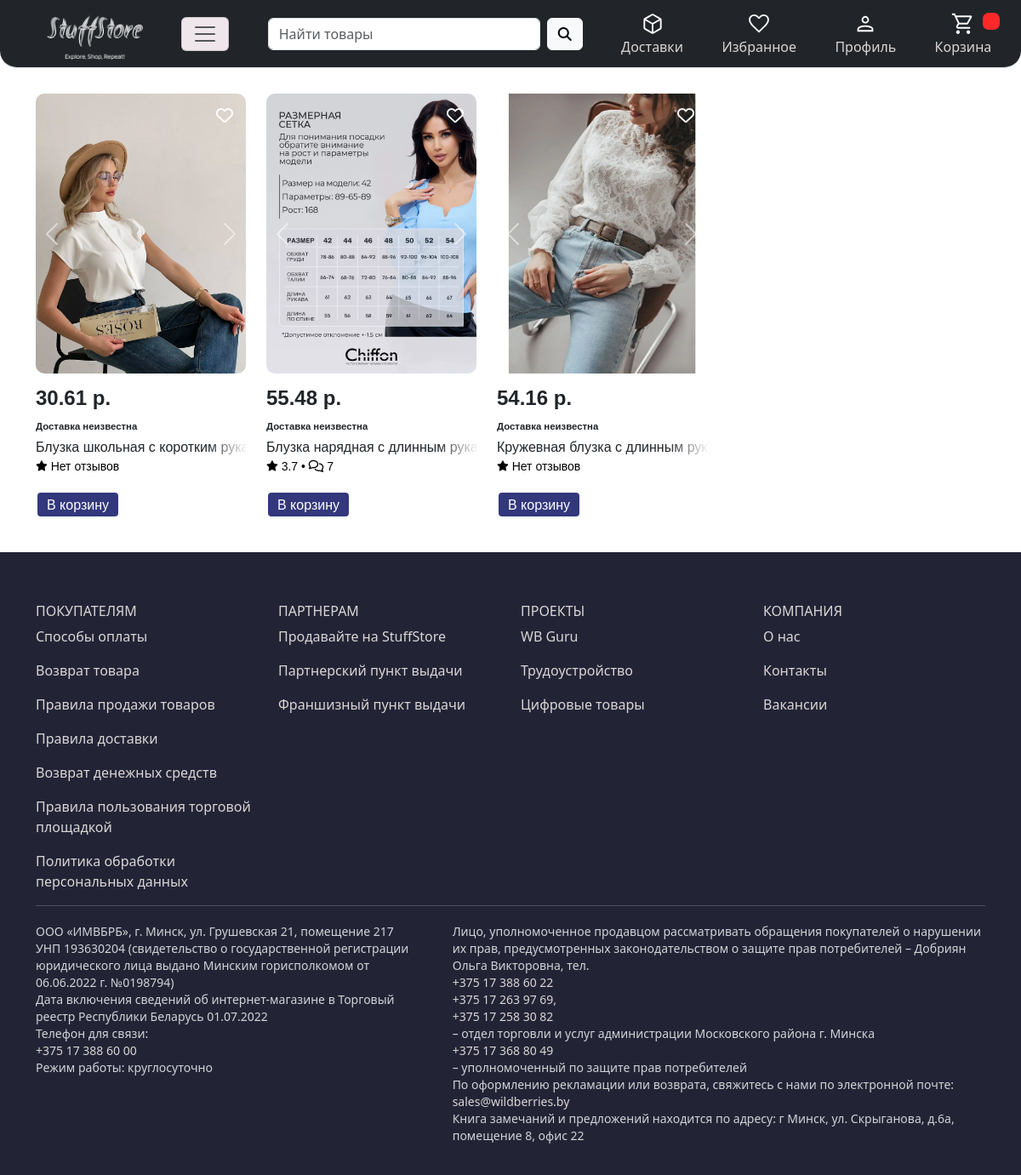
The page / on the database its author committed.
### products/models.py (models this page shows, shortened)
class Product(models.Model):
    name = models.CharField(max_length=128)
    price = models.DecimalField(max_digits=10, decimal_places=2)
    description = models.TextField()
    quantity = models.PositiveIntegerField(default=0)
    slug = models.SlugField(max_length=255, unique=True, db_index=True)
    subcategory = models.ForeignKey(to=SubCategory, on_delete=models.PROTECT)
    def get_absolute_url(self):
        return reverse('products:product_page', kwargs={'subcategory_slug': self.subcategory.slug, 'product_id': self.pk})
    def get_avg_rating(self):
        avg_rating = self.reviews.aggregate(avg_rating=Avg('rating'))['avg_rating']
        return avg_rating

class ProductImages(models.Model):
    product = models.ForeignKey(to=Product, on_delete=models.PROTECT, related_name='images')
    image = models.ImageField(upload_to='products_images')

### reviews/models.py (models this page shows)
class Review(models.Model):
    product = models.ForeignKey('products.Product', on_delete=models.CASCADE, related_name='reviews', verbose_name='Товар')
    rating = models.PositiveSmallIntegerField(validators=[
        MinValueValidator(1),
        MaxValueValidator(5),
    ])
    user = models.ForeignKey('users.User', on_delete=models.SET_NULL, null=True, related_name='reviews', verbose_name='Пользователь')
    date = models.DateTimeField(auto_now_add=True, verbose_name='Время отзыва')
    description = models.TextField()
    class Meta:
        ordering = ['-date', ]

### products/views.py (the view)
# urls.py: path('', MainView.as_view(), name='home'),
class MainView(BaseMixin, ListView):
    model = Product
    template_name = 'products/main.html'
    def get_context_data(self, *, object_list=None, **kwargs):
        context = super(MainView, self).get_context_data()
        context['title'] = 'StuffStore'
        if not isinstance(self.request.user, AnonymousUser):
            context['basket_products'] = Basket.objects.filter(user=self.request.user)
            context['all_basket_products'] = context['basket_products'].count()
            context['favorites_products'] = list(*list(zip(*Favorites.objects.filter(user=self.request.user).values_list('product'))))
        return context

### products/mixins.py (called while the page is built)
    def get_context_data(self, **kwargs):
        context = super(BaseMixin, self).get_context_data(**kwargs)
        context.update({'title': self.title, 'categories': Category.objects.all(),
                        'subcategories': SubCategory.objects.all(),
                        'navbar': navbar_list, 'footer': footer_list,
                        'logo': payment_list, 'bought_cards': cards, 'shopping': shopping_cards,
                        'payment_list': favourite_cards,
                        })
        if not isinstance(self.request.user, AnonymousUser):
            context['basket_counter'] = Basket.objects.filter(user=self.request.user).count()
        return context

### products/models.py (called while the page is built)
    def get_absolute_url(self):
        return reverse('products:catalog', kwargs={'subcategory_slug': self.slug})

### products/templatetags/custom_tags.py (called while the page is built)
@register.simple_tag
def find_product_in_basket(product, basket):
    try:
        return basket.get(product=product)
    except:
        return False

@register.inclusion_tag('products/templatetags/card_of_product.html')
def cards_of_products(data, user=None):
    context = {'products': data, 'user': user}
    if user:
        context['basket_products'] = Basket.objects.filter(user=user)
        context['favorites_products'] = list(*list(zip(*Favorites.objects.filter(user=user).values_list('product'))))
    return context

### products/templates/products/main.html
{% extends 'products/base.html' %}
{% load custom_tags %}
{% block content %}
{% cards_of_products object_list user.id %}
{% endblock content %}

### products/templates/products/templatetags/card_of_product.html (shortened to what this page needs)
{% load custom_tags %}
<div class="row row-cols-auto" style="margin-top: 30px">
    {% for product in products %}
    <div class="col" style="cursor: pointer; margin-bottom: 20px;">
        <div class="card border-0" style="width: 247px; height: 467px">
            <a href="{% url 'basket:add_product_to_favorites' product.pk %}">
                <i class="{% if product.pk in favorites_products %}fa-solid{% else %}fa-regular{% endif %} fa-heart fa-lg add_to_favourite"
                    style="color: rgb(255, 255, 255); position: absolute; top: 10px; z-index: 1000; right: 10px; margin: 15px 5px 0px 0px;"></i></a>
            <div id="carousel-{{ product.id }}" class="carousel slide carousel-fade">
                <div class="carousel-inner">
                    {% for image in product.images.all %}
                    {% if image %}
                    <div class="carousel-item {% if forloop.first %}active{% endif %}">
                        <div class="image-wrapper">
                            <a href="{{ product.get_absolute_url }}">
                                <img src="{{ image.image.url }}" class="d-block w-100 card-img-top"
                                    style="border-radius: 10px; width: 330px;" alt="Image">
                            </a>
                        </div>
                    </div>
                    {% endif %}
                    {% endfor %}
                </div>
                <button class="carousel-control-prev" type="button" data-bs-target="#carousel-{{ product.id }}"
                    data-bs-slide="prev">
                    <span class="carousel-control-prev-icon" aria-hidden="true"></span>
                </button>
                <button class="carousel-control-next" type="button" data-bs-target="#carousel-{{ product.id }}"
                    data-bs-slide="next">
                    <span class="carousel-control-next-icon" aria-hidden="true"></span>
                </button>
            </div>
            <div class="card-body"
                style="overflow: hidden; padding-top: 5px; padding-bottom: 0px; padding-left: 0; margin-top: 0;">
                <h5 class="card-title" style="font-size: 24px; margin-top: 10px">
                    <b>{{ product.price }} р.</b>
                </h5>
                <p style="margin: 0; font-size: small;"><small><b>Доставка неизвестна</b></small></p>
                <p class="card-text" style="margin-bottom: 0; white-space: nowrap; margin-top: 3px;">
                    <span class="blur" style="width: 250px">{{ product.name }}</span>
                </p>
                <div style="display: flex;">
                    <div style="font-size: 14px;"><a href="#reviews" style="color: black;">
                            {% if product.reviews.all|length > 0 %}
                            {{ product.get_avg_rating|floatformat }} &#8226;
                            <i class="fa-regular fa-comments"></i> {{ product.reviews.all|length }}</a>
                        {% else %}
                        Нет отзывов
                        {% endif %}
                    </div>
                </div>
            </div>
        </div>
        <div id="in_basket_{{product.pk}}">
            {% find_product_in_basket product basket_products as product_in_basket %}
            {% if not product_in_basket %}
            <div id="product_not_in_basket_{{product.pk}}">
                <a id="inBasket" class="btn btn-primary-link"
                    style="background-color: rgb(51, 56, 124); height: 32px; padding: 1px 11px 0; align-content: center;"
                    value="" onclick="add_product_to_basket({{product.pk}})">В корзину</a>
            </div>
            {% endif %}
        </div>
    </div>
    {% endfor %}
</div>

### products/static/products/css/base.css (style rules this page uses)
span.blur { display: inline-block; position: relative; width: 190px; }
span.blur::after { position: absolute; top: 0; bottom: 0; right: 0; width: 3em; content: ''; background: -moz-linear-gradient(left, rgba(255, 255, 255, 0) 0%, rgba(255, 255, 255, 1) 100%); background: -webkit-gradient(linear, left top, right top, color-stop(0%, rgba(255, 255, 255, 0)), color-stop(100%, rgba(255, 255, 255, 1))); background: -webkit-linear-gradient(left, rgba(255, 255, 255, 0) 0%, rgba(255, 255, 255, 1) 100%); background: -o-linear-gradient(left, rgba(255, 255, 255, 0) 0%, rgba(255, 255, 255, 1) 100%); background: -ms-linear-gradient(left, rgba(255, 255, 255, 0) 0%, rgba(255, 255, 255, 1) 100%); background: linear-gradient(left, rgba(255, 255, 255, 0) 0%, rgba(255, 255, 255, 1) 100%); filter: progid:DXImageTransform.Microsoft.gradient(startColorstr='#00ffffff', endColorstr='#ffffff', GradientType=1); }

### products/static/products/css/catalog.css (style rules this page uses)
.btn-primary-link { background-color: #9a10f0; color: white; border: 2px solid; text-align: center; }

### products/static/products/css/product.css (style rules this page uses)
.row:after { content: ""; display: table; clear: both; }

### rows shown on the page
Product: price "30.61", name "Блузка школьная с коротким…", shows "Нет отзывов"
ProductImages: image (picture)
Product: price "55.48", name "Блузка нарядная с длинным…", get_avg_rating "3.7", reviews.all|length "7"
ProductImages: image (picture)
Product: price "54.16", name "Кружевная блузка с длинным…", shows "Нет отзывов"
ProductImages: image (picture)

### other values the page prints
{{ foot.title }} "ПОКУПАТЕЛЯМ" "ПАРТНЕРАМ" "ПРОЕКТЫ" "КОМПАНИЯ"
{{ discr.title }} "Способы оплаты" "Возврат товара" "Правила продажи товаров" "Правила доставки" "Возврат денежных средств" "Правила пользования торговой площадкой" "Политика обработки персональных данных" "Продавайте на StuffStore" "Партнерский пункт выдачи" "Франшизный пункт выдачи" "WB Guru" "Трудоустройство" "Цифровые товары" "О нас" "Контакты" "Вакансии"
